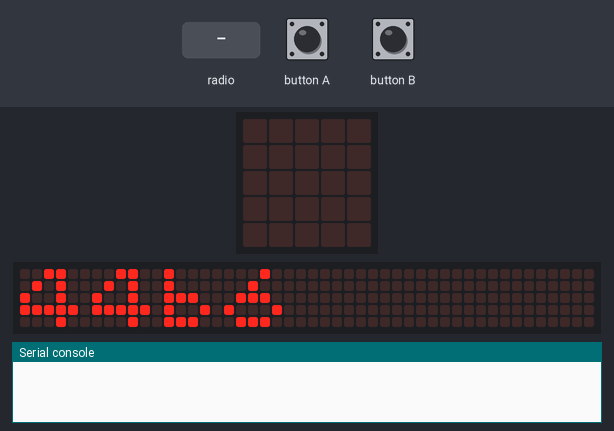
This program was run on a simulated BBC micro:bit running MicroPython. Parts: the board's 5×5 LED display, a strip that is not on the board, showing the scrolling text unrolled, the last lines printed to the serial console. The test bench sets the inputs (shaded band). Random numbers come from a fixed seed; no radio messages arrive unless stated (any console line starting 'radio sent:' is added by the test bench); the 48×5 strip is a reading aid, not a part: it shows the text the display is scrolling, unrolled, one strip-width of it at a time.

Above: at 1.57 s.
3.4 s: button B pressed for 0.15 s
At 3.44 s:
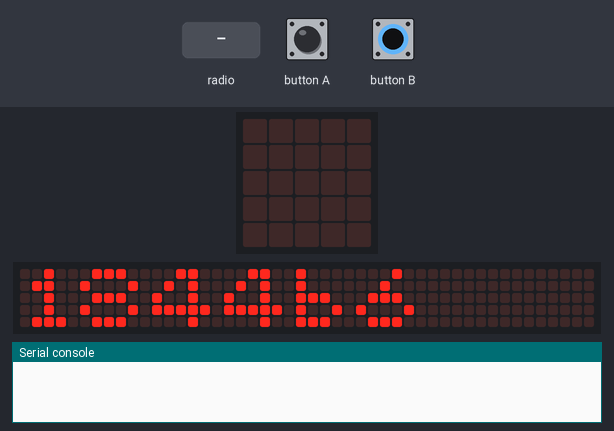
4.1 s: radio message "REPORT" arrives
At 6.99 s:
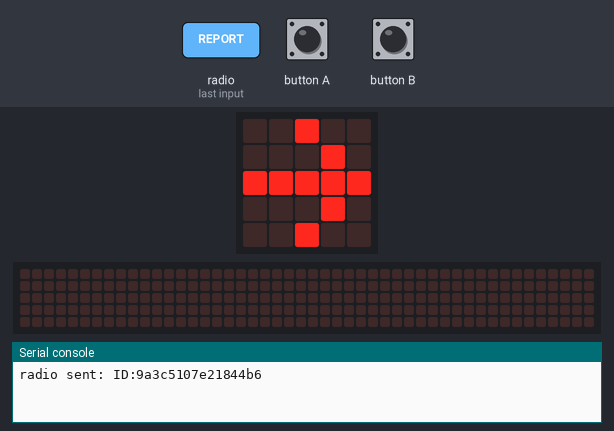
7.1 s: button A pressed for 0.15 s
At 7.5 s:
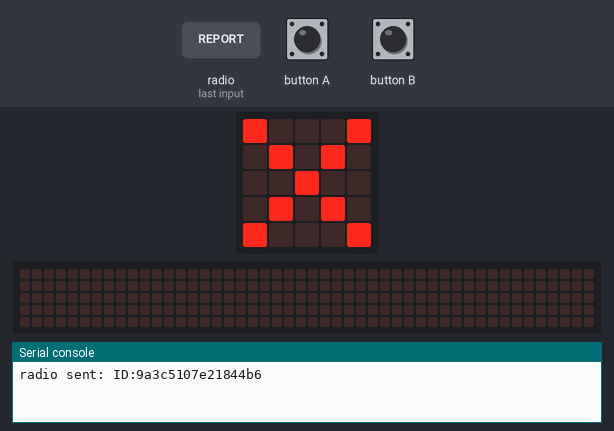
9.1 s: button B pressed for 1 s
At 9.2 s:
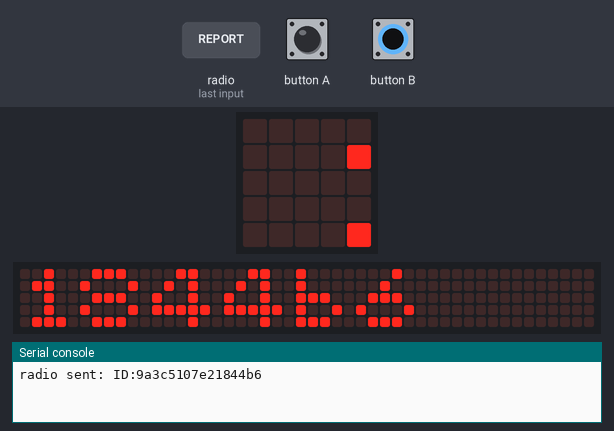
10.7 s: button A pressed for 1 s
At 12.7 s:
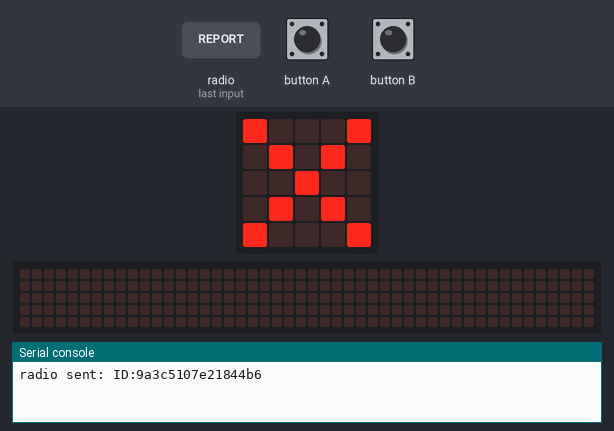

Measured:
- after the input at 3.4 s, the display: changes at once (image 1)
- after the input at 7.1 s, the display: changes after 0.05 s (image 3)
- after the input at 9.1 s, the display: first changes at once (image 4 shows a later state)
- what the display in image 5 shows lasts 0.5 s, from 12.4 s to 12.9 s

The program:

estudiante.py
```python
# estudiante.py - Micro:bit Estudiante para sistema de quiz

from microbit import *
import machine
import radio
from random import randint

# Configuracion radio (mismo canal que concentrador)
radio.config(channel=7, power=6, length=64, queue=10)
radio.on()

# Obtener ID unico del dispositivo (conversion manual bytes a hex)
mi_id = ''.join(['{:02x}'.format(b) for b in machine.unique_id()])

# Estado de registro
ack_recibido = False

def mostrar_estado():
    """Muestra estado de registro en display"""
    if ack_recibido:
        display.show(Image.YES)
    else:
        display.show(Image.NO)
    sleep(500)
    display.clear()

def procesar_mensaje(msg):
    """Procesa mensajes recibidos por radio"""
    global ack_recibido

    if msg == "REPORT":
        # Solo responde si no ha recibido ACK
        if not ack_recibido:
            # Espera tiempo aleatorio para evitar colisiones
            delay_ms = randint(0, 2000)
            sleep(delay_ms)

            # Envia ID
            radio.send("ID:" + mi_id)
            display.show(Image.ARROW_E)  # Indicador de transmision
            sleep(200)
            display.clear()

    elif msg.startswith("ACK:"):
        # Verifica si el ACK es para este dispositivo
        ack_id = msg[4:]
        if ack_id == mi_id:
            ack_recibido = True
            display.show(Image.HAPPY)
            sleep(1000)
            display.clear()

    else:
        # Cualquier otro mensaje resetea el ACK
        # (preparacion para proximas funcionalidades)
        if msg not in ["REPORT", ""] and not msg.startswith("ACK:"):
            ack_recibido = False

# Indicador de inicio - muestra fragmento del ID
display.scroll(mi_id[-4:], delay=60)
sleep(500)
display.clear()

# Loop principal
while True:
    # Boton A: Muestra estado de registro
    if button_a.was_pressed():
        mostrar_estado()

    # Boton B: Muestra ultimos 6 digitos del ID
    if button_b.was_pressed():
        display.scroll(mi_id[-6:], delay=80)

    # Recibir mensajes radio
    mensaje = radio.receive()
    if mensaje:
        procesar_mensaje(mensaje)

    sleep(50)
```
